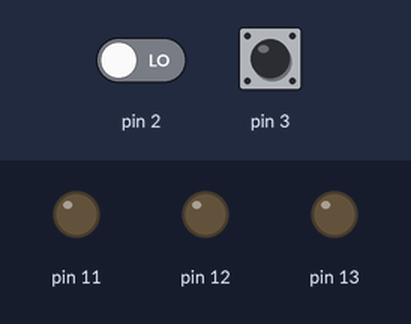
Simulated run of this sketch. Board: Arduino Uno, built with avr-gcc and run on an emulated ATmega328P. Shown: output pins drawn as LEDs (lit = HIGH). The test bench sets the inputs (shaded band); at power-on: pin 3 LOW, pin 2 LOW.

Above: at 1.2 s.
1.3 s: pin 3 driven HIGH
At 2.5 s:
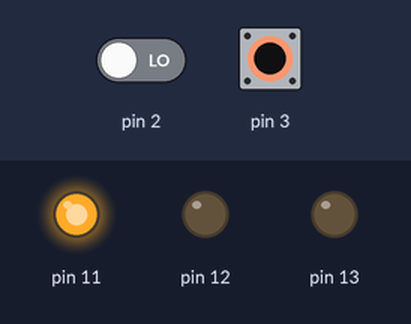
2.8 s: pin 2 driven HIGH
At 3.7 s:
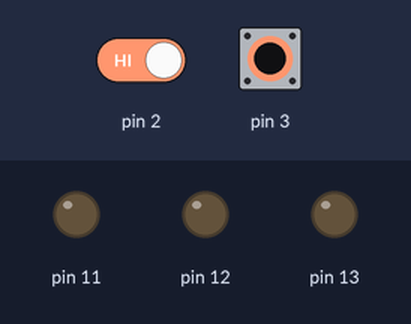
4.3 s: pin 3 pulsed LOW 5 times (0.12 s each, 0.3 s apart)
At 6.6 s:
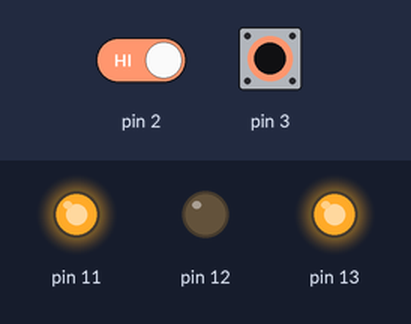
7.3 s: pin 3 pulsed LOW 2 times (0.12 s each, 0.3 s apart)
At 8.2 s:
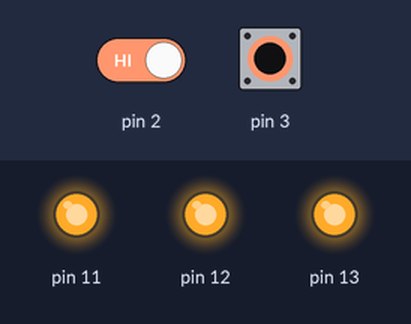
Timing chart, 0 to 10.3 s (numbered marks = the images above; inputs shaded):
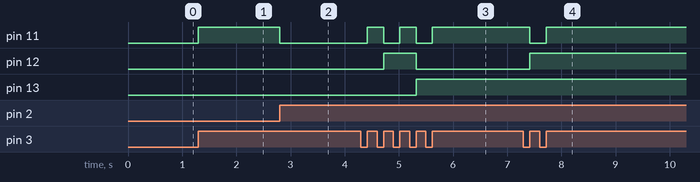

Measured:
- after the input at 1.3 s, pin 11: LOW → HIGH at once
- after the input at 2.8 s, pin 11: HIGH → LOW at once
- after the input at 4.3 s, pin 11: alternates HIGH for 0.30 s and LOW for 0.30 s, 5 changes in all, then stays HIGH, starting after 0.12 s; pin 12: LOW → HIGH after 0.42 s, → LOW 0.60 s later; pin 13: LOW → HIGH after 1.0 s
- after the input at 7.3 s, pin 11: HIGH → LOW after 0.12 s, → HIGH 0.30 s later; pin 12: LOW → HIGH after 0.12 s

The sketch:

oi_dolev_4_state_machine_with_reset_button_using_interrupts1.ino
```cpp
#define SET_INT0_RISING_EDGE EICRA|=((1<<ISC00)|(1<<ISC01))
#define SET_INT1_RISING_EDGE EICRA|=((1<<ISC11)|(1<<ISC10))
#define TURN_ON_1 PORTB |= 0b00100000
#define TURN_ON_2 PORTB |= 0b00010000
#define TURN_ON_3 PORTB |= 0b00001000
#define TURN_OFF_1 PORTB &= ~0b00100000
#define TURN_OFF_2 PORTB &= ~0b00010000
#define TURN_OFF_3 PORTB &= ~0b00001000
#define ENABLE_INT1 EIMSK|= (1<<INT1)
#define ENABLE_INT0 EIMSK|= (1<<INT0)

unsigned int state = 0;

void setup()
{
  cli(); // כיבוי פסיקות גלובליות
  // הגדרת הפין של הכפתור כקלט
  DDRD &= ~((1<<DDD2)|(1<<DDD3));

  // הגדרת הפין של ה-LED כפלט
  DDRB |= (1<<DDB5)|(1<<DDB4)|(1<<DDB3);
  SET_INT0_RISING_EDGE;
  SET_INT1_RISING_EDGE;

  // הפעלת INT0\1
  ENABLE_INT0;
  ENABLE_INT1;
  TURN_ON_1;
  TURN_ON_2;
  TURN_ON_3;
  TURN_OFF_1;
  TURN_OFF_2;
  TURN_OFF_3;


  sei(); // הפעלת פסיקות גלובליות


}
void loop()
{


}
ISR(INT0_vect)
{
 TURN_OFF_1;
 TURN_OFF_2;
 TURN_OFF_3;
 state=0;
}
ISR(INT1_vect)
{
    state++;
  if (state == 8)
      state = 0; // Return to the initial state
    switch(state){
     case 0:
      TURN_OFF_1;
      TURN_OFF_2;
      TURN_OFF_3;
      break;
     case 1:
      TURN_OFF_1;
      TURN_OFF_2; // Turn OFF LED1, LED2
      TURN_ON_3; // Turn ON LED3
      break;
     case 2:
      TURN_OFF_1;
      TURN_OFF_3; // Turn OFF LED1, LED3
      TURN_ON_2; // Turn ON LED2
      break;
     case 3:
      TURN_OFF_1; // Turn OFF LED1
      TURN_ON_2;
      TURN_ON_3;// Turn ON LED2, LED3
      break;
     case 4:
      TURN_OFF_2;
      TURN_OFF_3;// Turn OFF LED2, LED3
      TURN_ON_1; // Turn ON LED1
      break;
     case 5:
      TURN_OFF_2; // Turn OFF LED2
      TURN_ON_1;
      TURN_ON_3; // Turn ON LED1, LED3
      break;
     case 6:
      TURN_OFF_3; // Turn OFF LED3
      TURN_ON_1;
      TURN_ON_2;// Turn ON LED1, LED2
      break;
     case 7:
      TURN_ON_1;
      TURN_ON_2;
      TURN_ON_3;// Turn ON LED1, LED2, LED3
      break;
    }

}
```
